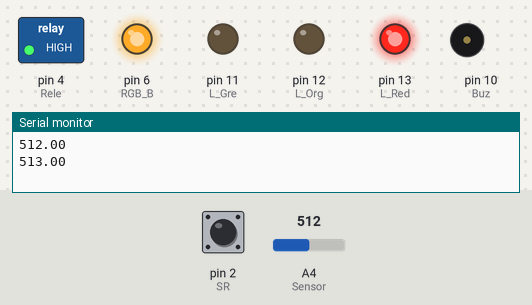
The sketch below on a simulated Arduino Uno, built with avr-gcc and run on an emulated ATmega328P. On the bench: switched loads named in the sketch (green lamp = pin HIGH), output pins drawn as LEDs (lit = HIGH), buzzer (waves = sounding), the last lines printed to the serial monitor. Inputs (shaded band) come from the test bench; at power-on: pin 2 (SR) LOW, A4 (Sensor) = 512.

Above: at 1.2 s.
1.3 s: pin 2 (SR) driven HIGH
At 4.3 s:
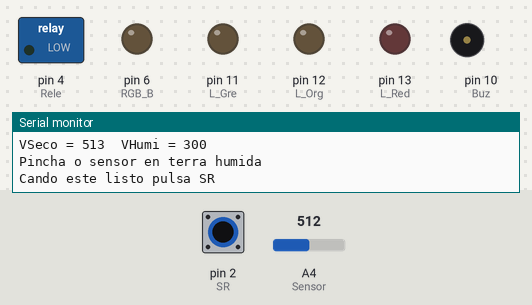
4.5 s: pin 2 (SR) driven LOW
At 4.9 s:
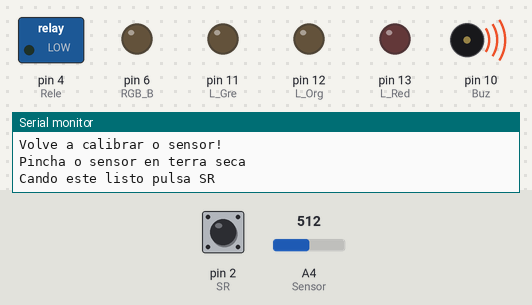
7.7 s: pin 2 (SR) pulsed HIGH 2 times (0.12 s each, 0.3 s apart)
At 8.3 s:
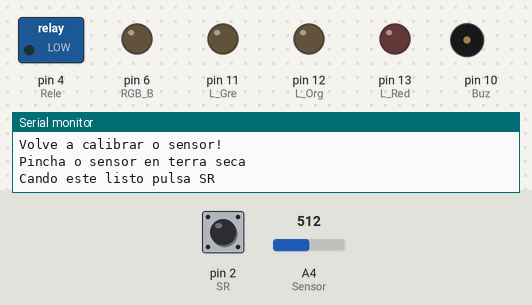
Timing chart, 0 to 16.9 s (numbered marks = the images above; inputs shaded):
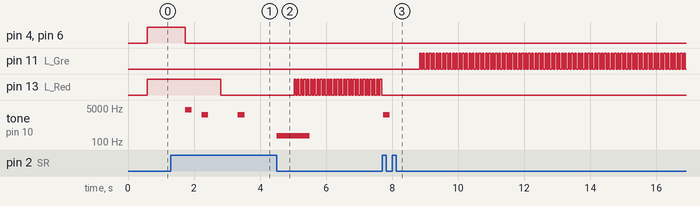

Measured:
- after the input at 1.3 s, pin 4 (Rele), pin 6 (RGB_B): HIGH → LOW after 0.43 s; pin 13 (L_Red): HIGH → LOW after 1.5 s; tone on pin 10 (Buz): plays 4000 Hz for 0.20 s, 2300 Hz for 0.20 s, 2300 Hz for 0.20 s, starting after 0.43 s
- after the input at 4.5 s, pin 13 (L_Red): alternates HIGH for 0.05 s and LOW for 0.05 s, starting after 0.53 s; tone on pin 10 (Buz): silent → 200 Hz at once, → silent 1.0 s later
- after the input at 7.7 s, pin 11 (L_Gre): alternates HIGH for 0.05 s and LOW for 0.05 s, starting after 1.1 s; pin 13 (L_Red): stops changing and stays LOW; tone on pin 10 (Buz): silent → 2300 Hz at once, → silent 0.20 s later

The sketch:

Humid_Capacitivo.ino
```cpp
/* Humid_Capacitivo
 * Lectura da humidade do can
 * Memoriza dous puntos un seco é outro humido
*/

#define Sensor A4 // Entrada analóxica para conectar o sensor
#define SR 2 // Entrada Pulsador SR para memorizar valores (calibrar)
#define L_Red 13 // LED vermello (Seco)
#define L_Org 12 // LED laranxa (Normal)
#define L_Gre 11 // LED verde (Humido)
#define RGB_B 6 // LED azul (bomba funcionando)
#define Rele 4 // Saída I/O 4 relé para a bomba
#define Buz 10 // Buzer (Zoador)

int ValSensor; // Variable para Valor de lecrura do sensor
int VSeco = 510; // Valor inicial para seco
int VHumi = 300; // Valor inicial para humido
double Media; // Valor medio das mostras do sensor
int n = 512; // Numero de lecturas para o valor medio
void setup() {
  Serial.begin(9600); // Inicializa as comunicacións
  pinMode (Sensor, INPUT); // Configura as entradas/saídas
  pinMode (SR, INPUT);
  pinMode (L_Red, OUTPUT);
  pinMode (L_Org, OUTPUT);
  pinMode (L_Gre, OUTPUT);
  pinMode (RGB_B, OUTPUT);
  pinMode (Rele, OUTPUT);
  pinMode (Buz, OUTPUT);
}


void loop() {

//realiza a media aritmética das medidas de humidade
 media();
  Serial.println(Media);
  if (Media >= VSeco) {    // O valor indica humidade moi baixa
   Vermello();      // Acende o LED vermello
   Rele_On();     // Activa O relé e o LED azul
  }
  if (Media > VHumi and Media < VSeco) { // Valor de humidade correcto
   Laranxa();     // Acende o LED laranxa
  }
 if (Media <= VHumi) {    // Valor de humidade alta
  Verde();        // Acende o LED Verde
  Rele_Off();     // Apaga o relé e o LED azul
 }
 // Lectura do pulsador SR para entrar no menú de memorizar valores
 if (digitalRead (SR) == 1) {
  tone (Buz, 4000, 200); //Beep
  memoriza(); //Chama a función memoriza
  }
}


// Función para actualizar os valores de seco e húmido
void memoriza() {
  Rele_Off(); //apaga o rele mentras se calibra
 // Memoriza o valor da terra seca
  Serial.println ("Pincha o sensor en terra seca");
  Serial.println ("Cando este listo pulsa SR");
  delay(500);
  while (digitalRead (SR) == 0) { //Mentres non se pulse SR
 digitalWrite (L_Red, !digitalRead(L_Red)); //Parpadeo do LED vermello
  delay(50);
  }
  tone (Buz, 2300, 200); //Beep, pulsouse SR
  media();    // Calcula a media de n medidas
  VSeco = Media; // Asigna o valor actual como terra seca
  digitalWrite (L_Red, 0);
  visu(); //Mostra os valores memorizados ata o momento

 // Memoriza o valor da terra húmida
  Serial.println();
  Serial.println ("Pincha o sensor en terra humida");
  Serial.println ("Cando este listo pulsa SR");
  delay(500);
  while (digitalRead (SR) == 0) {     //Mentres non se pulse SR
   digitalWrite (L_Gre, !digitalRead(L_Gre)); //Parpadeo do LED verde
   delay(50);
  }

  tone (Buz, 2300, 200); // Beep
  media();
  VHumi = Media;    // Asigna o valor actual como terra húmida
  while (digitalRead (SR) == 1 ) {} // Espera que solte o pulsador SR
  digitalWrite (L_Gre, 0);     // Apaga o LED Verde

  // Si os valores memorizados están mal, volvemos a lectura dos valores
  if (VHumi >= VSeco) {
   tone (Buz, 200, 1000); //Beep erro
   Serial.println ("Erro");
   Serial.println ("Volve a calibrar o sensor!");
  memoriza(); //volvemos a función memoriza (non fálelo moito)
  }
}

// calculo da media da medida do sensor
void media() {
 for (int i = 0; i < n; i++) { //Bucle de n medidas
  ValSensor = analogRead(Sensor); //lectura do sensor
  Media = Media + ValSensor; //acumula as medidas
  delay(1);
  }
  Media =(int)(Media / n); // Fai a media das n medidas e elimina os decimais
}


//Acende o Relé e o LED azul
void Rele_On() {
  digitalWrite(Rele, 1);
  digitalWrite(RGB_B, 1);
}


//Apaga o Relé e o LED azul
void Rele_Off() {
  digitalWrite(Rele, 0);
  digitalWrite(RGB_B, 0);
}
//Acende o LED vermello apaga os outros
void Vermello() {
  digitalWrite (L_Red, 1);
  digitalWrite (L_Org, 0);
  digitalWrite (L_Gre, 0);
}
//Acende o LED laranxa apaga os outros
void Laranxa() {
  digitalWrite (L_Red, 0);
  digitalWrite (L_Org, 1);
  digitalWrite (L_Gre, 0);
}
//Acende o LED verde apaga os outros
void Verde() {
  digitalWrite (L_Red, 0);
  digitalWrite (L_Org, 0);
  digitalWrite (L_Gre, 1);
}

//Mostra os valores memorizados ata o momento.
void visu() {
  Serial.print("VSeco = ");
  Serial.print(VSeco);
  Serial.print("  VHumi = ");
  Serial.print(VHumi);
  Serial.println();
}
```
